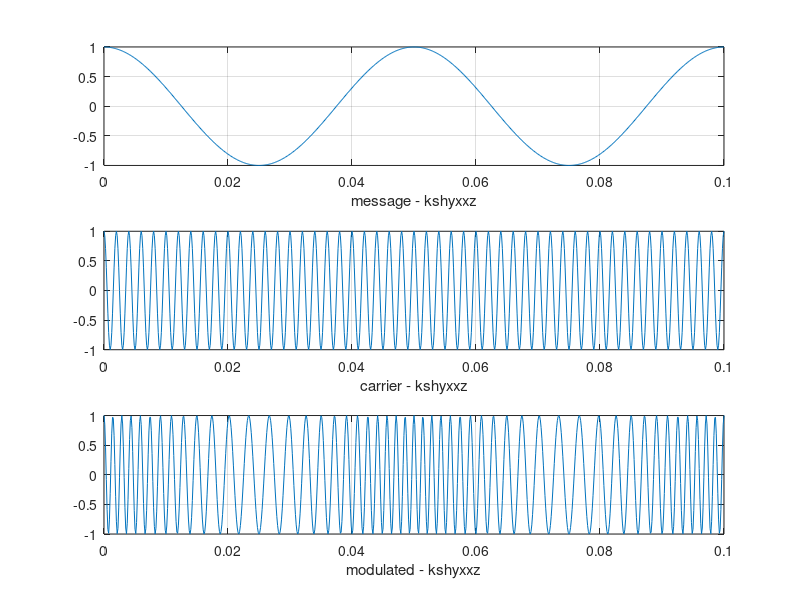

Source code (MATLAB):
clc;
clear all;
close all;

fs = 8000;
fm = 20;
fc = 500;
am = 1;
ac = 1;
beta = 10;
t = [0:0.1*fs]/fs;
m = am * cos(2*pi*fm*t);
c = ac * cos(2*pi*fc*t);
a = am/ac;
s = ac *cos(2*pi*fc*t+beta*sin(2*pi*fm*t)) ;
subplot(3,1,1);
plot(t,m);
xlabel('message - kshyxxz');
grid on;


subplot(3,1,2);
plot(t,c);
xlabel('carrier - kshyxxz');
grid on;                                                


subplot(3,1,3);
plot(t,s);
xlabel('modulated - kshyxxz');
grid on;